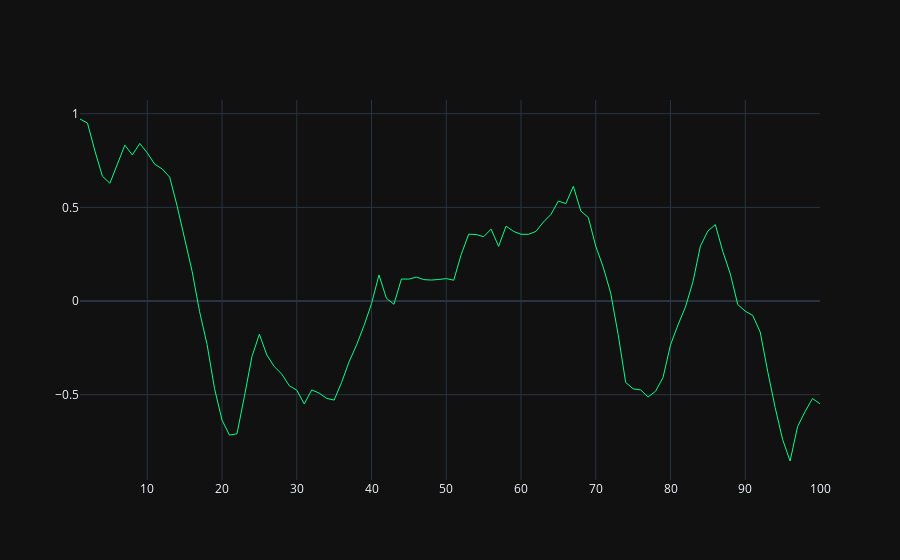

Write notebook code for a chart like this one.
### Code cell
windows_normalized_difference = normalized_difference.iloc[1700:1800]
index_num = np.arange(1, len(windows_normalized_difference) + 1)
fig = go.Figure(data=[go.Scatter(
    x=index_num, 
    y=windows_normalized_difference,
    mode='lines',
    name='normalised difference',
    line=dict(color='#00ff88', width=1)
)])
fig.show()
